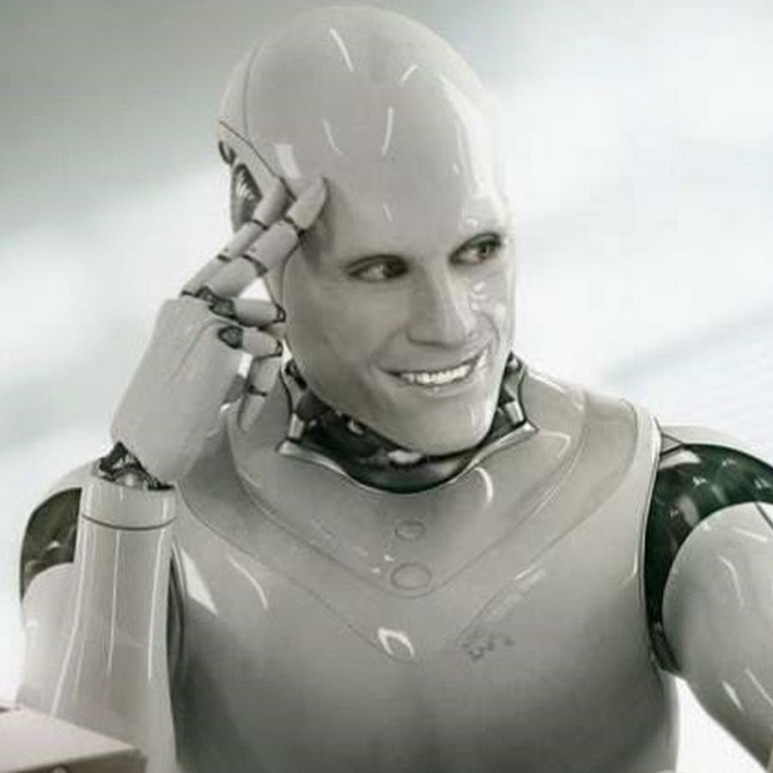
//> input picture Junior/openCV/histogram/histogram/ai.jpg, 773 x 773 px
$ ./histogram   (built with g++ and OpenCV 4)
//> lines starting //> are read from the running program, lines starting //| are printed output that depends on the picture
#include "opencv2/opencv.hpp"
#include <iostream>
using namespace std;
using namespace cv;

int main(int argc, char** argv)
{
	Mat src = imread("./ai.jpg", IMREAD_COLOR);
//> src is the input picture: 773 rows x 773 cols, CV_8UC3; mean B, G, R 164, 170.1, 168.1
	if (src.empty()) { return -1; }

	vector<Mat> bgr_planes;
	split(src, bgr_planes);
	int histSize = 256;
	float range[] = { 0, 256 };
	const float* histRange = { range };
	bool uniform = true, accumlate = false;
	Mat b_hist, g_hist, r_hist;

	calcHist(&bgr_planes[0], 1, 0, Mat(), b_hist, 1, &histSize, &histRange, uniform, accumlate);
//> b_hist = 256 values, max 14786 at index 245, min 4 at index 255, mean 2334.1
	calcHist(&bgr_planes[1], 1, 0, Mat(), g_hist, 1, &histSize, &histRange, uniform, accumlate);
//> g_hist = 256 values, max 12170 at index 246, min 0 at index 0, mean 2334.1
	calcHist(&bgr_planes[2], 1, 0, Mat(), r_hist, 1, &histSize, &histRange, uniform, accumlate);
//> r_hist = 256 values, max 11859 at index 242, min 3 at index 255, mean 2334.1


	int hist_w = 512, hist_h = 400;
	int bin_w = cvRound((double)hist_w / histSize);
	Mat histImage(hist_h, hist_w, CV_8UC3, Scalar(0, 0, 0));

	normalize(b_hist, b_hist, 0, histImage.rows, NORM_MINMAX, -1, Mat());
//> b_hist = 256 values, max 400 at index 245, min 0 at index 255, mean 63.05
	normalize(g_hist, b_hist, 0, histImage.rows, NORM_MINMAX, -1, Mat());
//> b_hist = 256 values, max 400 at index 246, min 0 at index 0, mean 76.72
	normalize(r_hist, b_hist, 0, histImage.rows, NORM_MINMAX, -1, Mat());
//> b_hist = 256 values, max 400 at index 242, min 0 at index 255, mean 78.65

	for (int i = 0; i < 255; i++) {
		line(histImage, Point(bin_w * (i), hist_h),
			Point(bin_w * (i), hist_h - b_hist.at<float>(i)),
			Scalar(255, 0, 0));
		line(histImage, Point(bin_w * (i), hist_h),
			Point(bin_w * (i), hist_h - g_hist.at<float>(i)),
			Scalar(255, 0, 0));
		line(histImage, Point(bin_w * (i), hist_h),
			Point(bin_w * (i), hist_h - r_hist.at<float>(i)),
			Scalar(255, 0, 0));
	}
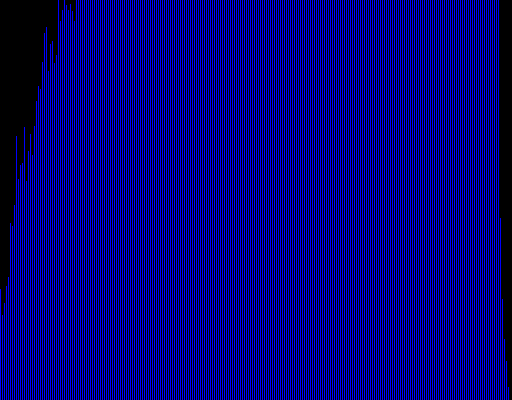
//> histImage: 400 rows x 512 cols, CV_8UC3; mean B, G, R 119.5, 0, 0

	imshow("입력 영상", src);
	imshow("컬러 히스토그램", histImage);
	waitKey();
	return 0;
}
